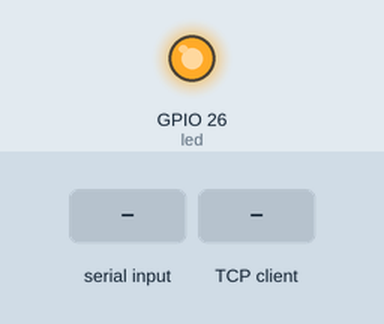
Simulated run of this program. Board: Raspberry Pi (BCM pin numbers). Shown: output pins drawn as LEDs (lit = HIGH). Inputs (shaded band) come from the test bench. One TCP client connects 1 s after the port opens and stays connected; threads take turns every 2 ms; what the program prints to the terminal is not drawn.

Above: at 1.2 s.
1.3 s: "bye" typed at the terminal, then Enter
2.8 s: the TCP client sends "bye"
At 4.0 s:
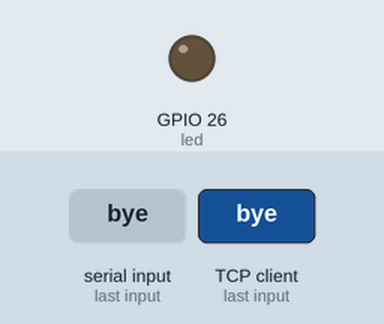
4.3 s: "1" typed at the terminal, then Enter
Timing chart, 0 to 7.3 s (numbered marks = the images above; inputs shaded):
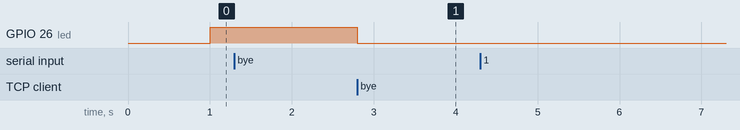

The program:

TCPserver.py
```python
import socket
import select
import gpiozero
import threading

# Define the rpi GPIO
led = gpiozero.LED(26)  # Reference GPIO26

# Define a socket object
server_socket = socket.socket(socket.AF_INET, socket.SOCK_STREAM)

# Function to initialize the server
def init():
    # Define server address and port
    host = '0.0.0.0'  # Listen on all available interfaces
    port = 80

    # Bind the socket to a specific address and port
    server_socket.bind((host, port))

    # Listen for incoming connections (max queued connections is 5)
    server_socket.listen(5)
    print(f"Server listening on {host}:{port}")


# Function to handle client communication
def handle_client(client_socket):
    # Send a welcome message to the client
    welcome_message = "Welcome to the chat server! Type 'bye' to exit."
    client_socket.send(welcome_message.encode())

    while True:
        try:
            # Check if there is data available for reading from the client socket
            readable, _, _ = select.select([client_socket], [], [], 0.1)

            if readable:
                # Receive data from the client
                data = client_socket.recv(1024)

                if not data:
                    print(f"Connection with {client_address} closed.")
                    client_socket.close()
                    led.off()  # Turn LED off
                    break

                # Convert bytes to string
                received_message = data.decode()

                # Print the received message
                print(f"Received message from {client_address}: {received_message}")

                # Check if the client wants to exit
                if received_message.lower() == 'bye':
                    print(f"Connection with {client_address} closed.")
                    client_socket.close()
                    led.off()  # Turn LED off
                    break
            else:
                pass

        except socket.error:
            # Handle socket errors (e.g., client disconnects)
            print(f"Connection with {client_address} closed.")
            client_socket.close()
            led.off()  # Turn LED off
            break

# Function to handle input from server
def server_input():
    while True:
        response_message = input("Your response: ")

        # Send the response to all connected clients
        for client_socket in clients:
            client_socket.send(response_message.encode())

# Initialize the server
init()

# Create a list to store client sockets
clients = []

# Start the server input thread
input_thread = threading.Thread(target=server_input)
input_thread.start()

while True:
    client_socket, client_address = server_socket.accept()
    print(f"Accepted connection from {client_address}")
    led.on()  # Turn LED on

    # Add the client socket to the list
    clients.append(client_socket)

    # Start a new thread to handle client communication
    client_thread = threading.Thread(target=handle_client, args=(client_socket,))
    client_thread.start()
```

Measured:
- after the input at 1.3 s, every drawn part: stays the same
- after the input at 2.8 s, GPIO 26 (led): HIGH → LOW at once
- after the input at 4.3 s, every drawn part: stays the same
